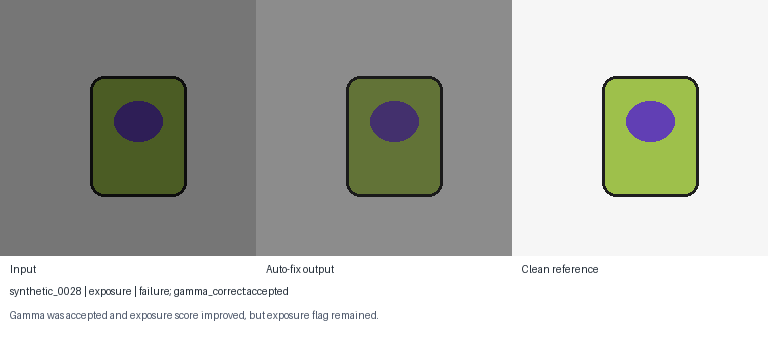
#> input picture research/failure_cases/synthetic_0028_exposure.png, 768 x 348 px
$ python -i quality.py   (imports and definitions only)   (older library calls are emulated)
#> lines starting #> are read from the running program, lines starting #| are printed output that depends on the picture; after the words box and inside, x2 and y2 are one past the last pixel; in counts of white or black regions, pixels touching at a corner belong together
"""Explainable RGB/BGR image quality measurements and configurable defect thresholds."""
from dataclasses import dataclass
from typing import Any

import cv2
import numpy as np


@dataclass
class QualityThresholds:
    """Heuristic thresholds; tune on a representative validation set for deployment."""

    min_width: int = 256
    min_height: int = 256
    blur_laplacian: float = 80.0
    min_brightness: float = 95.0
    min_midtone_brightness: float = 132.0
    min_median_brightness: float = 150.0
    max_brightness: float = 250.0
    max_shadow_fraction: float = 0.38
    max_highlight_fraction: float = 0.95
    max_local_exposure_std: float = 58.0
    clipping_fraction: float = 0.04
    min_connected_clipping_fraction: float = 0.004
    min_contrast: float = 22.0
    max_contrast: float = 135.0
    max_noise: float = 6.5
    max_colorcast_spread: float = 30.0
    flat_gradient_percentile: float = 55.0
    weight_sharpness: float = 0.22
    weight_exposure: float = 0.22
    weight_contrast: float = 0.14
    weight_noise: float = 0.18
    weight_resolution: float = 0.14
    weight_color_balance: float = 0.10


def _gray(image: np.ndarray, color_order: str = "RGB") -> np.ndarray:
    a = np.asarray(image)
    if a.ndim == 2:
        return np.clip(a, 0, 255).astype(np.uint8)
    if a.ndim != 3 or a.shape[2] not in (3, 4):
        raise ValueError("Expected grayscale or RGB/BGR image")
    order = color_order.upper()
    if order not in ("RGB", "BGR"):
        raise ValueError("color_order must be RGB or BGR")
    code = cv2.COLOR_RGB2GRAY if order == "RGB" else cv2.COLOR_BGR2GRAY
    return cv2.cvtColor(np.clip(a[:, :, :3], 0, 255).astype(np.uint8), code)


def _mad_sigma(values: np.ndarray) -> float:
    if values.size == 0:
        return 0.0
    centered = values.astype(np.float32) - np.median(values)
    return float(1.4826 * np.median(np.abs(centered)))


def _estimate_flat_region_noise(gray: np.ndarray, percentile: float) -> dict[str, Any]:
    """Estimate sensor-like noise from low-gradient pixels at two spatial scales.

    Flat pixels are selected using a lightly smoothed image so grain itself has less
    influence on the selection. Two residual filters provide a stability check and
    reduce confusion between fine product texture and broadband noise.
    """
    f = gray.astype(np.float32)
    if min(f.shape) < 5:
        return {"sigma": 0.0, "confidence": 0.0, "flat_fraction": 0.0, "scale_estimates": {}}
    guide = cv2.GaussianBlur(f, (0, 0), 1.0)
    gx = cv2.Sobel(guide, cv2.CV_32F, 1, 0, ksize=3)
    gy = cv2.Sobel(guide, cv2.CV_32F, 0, 1, ksize=3)
    grad = cv2.magnitude(gx, gy)
    cutoff = float(np.percentile(grad, np.clip(percentile, 10, 90)))
    flat = grad <= cutoff
    # Use the full image if an unusually textured image has too few flat pixels.
    if int(flat.sum()) < max(64, int(flat.size * 0.08)):
        flat = np.ones_like(flat, dtype=bool)

    residual3 = f - cv2.medianBlur(gray, 3).astype(np.float32)
    residual5 = f - cv2.medianBlur(gray, 5).astype(np.float32)
    sigma3 = _mad_sigma(residual3[flat])
    sigma5 = _mad_sigma(residual5[flat])
    estimates = {"median3": sigma3, "median5": sigma5}
    sigma = float(np.median([sigma3, sigma5]))
    disagreement = abs(sigma3 - sigma5) / max(sigma3, sigma5, 1.0)
    flat_fraction = float(flat.mean())
    confidence = float(np.clip((0.55 + 0.35 * min(flat_fraction / 0.35, 1.0)) * (1.0 - 0.65 * disagreement), 0.0, 1.0))
    return {"sigma": sigma, "confidence": confidence, "flat_fraction": flat_fraction, "scale_estimates": estimates}


def analyze_quality(
    image: np.ndarray,
    thresholds: QualityThresholds | None = None,
    color_order: str = "RGB",
) -> dict[str, Any]:
    """Measure image quality and return normalized scores plus explainable flags.

    `color_order` controls grayscale conversion for 3-channel arrays. Brightness
    exposure evidence combines mean, median, shadow/highlight mass, and clipping.
    """
    t = thresholds or QualityThresholds()
    a = np.asarray(image)
    if a.size == 0 or a.ndim not in (2, 3):
        raise ValueError("Image is empty or has unsupported shape")
    h, w = a.shape[:2]
    if h == 0 or w == 0:
        raise ValueError("Image has zero width or height")
    g = _gray(a, color_order)
    f = g.astype(np.float32)
    lap = float(cv2.Laplacian(f, cv2.CV_32F).var()) if min(h, w) > 1 else 0.0
    gx = cv2.Sobel(f, cv2.CV_32F, 1, 0, ksize=3)
    gy = cv2.Sobel(f, cv2.CV_32F, 0, 1, ksize=3)
    tenengrad = float(np.mean(gx * gx + gy * gy))
    brightness = float(f.mean())
    median_brightness = float(np.median(f))
    # Count near-saturation pixels, not merely bright pixels; ordinary grain near a
    # pale background should not by itself become an exposure defect.
    clipping = float(np.mean((f <= 2) | (f >= 253)))
    shadows = float(np.mean(f < 32))
    highlights = float(np.mean(f > 245))
    y_edges = np.linspace(0, h, 5, dtype=int)
    x_edges = np.linspace(0, w, 5, dtype=int)
    grid_means = [float(f[y_edges[yi]:y_edges[yi + 1], x_edges[xi]:x_edges[xi + 1]].mean())
                  for yi in range(4) for xi in range(4)
                  if y_edges[yi + 1] > y_edges[yi] and x_edges[xi + 1] > x_edges[xi]]
    local_exposure_std = float(np.std(grid_means)) if grid_means else 0.0
    border_gray = np.concatenate((f[0], f[-1], f[:, 0], f[:, -1]))
    border_mean = float(np.median(border_gray))
    saturated = ((f <= 2) | (f >= 253)).astype(np.uint8)
    _, sat_labels, sat_stats, _ = cv2.connectedComponentsWithStats(saturated, 8)
    largest_saturated_region = float(sat_stats[1:, cv2.CC_STAT_AREA].max() / (h * w)) if len(sat_stats) > 1 else 0.0
    coherent_clipping = largest_saturated_region >= t.min_connected_clipping_fraction or clipping >= 0.12
    contrast = float(f.std())
    noise = _estimate_flat_region_noise(g, t.flat_gradient_percentile)
    noise_sigma = noise["sigma"]

    flags: list[str] = []
    explanations: dict[str, str] = {}
    evidence: dict[str, float] = {}
    if lap < t.blur_laplacian:
        flags.append("blur")
        explanations["blur"] = f"Laplacian variance {lap:.1f} is below {t.blur_laplacian:.1f}."
        evidence["blur"] = float(np.clip(1 - lap / max(t.blur_laplacian, 1), 0, 1))

    midtone_under = brightness < t.min_midtone_brightness and median_brightness < t.min_median_brightness and border_mean > 50
    under = (brightness < t.min_brightness or midtone_under or shadows > t.max_shadow_fraction)
    over = brightness > t.max_brightness or median_brightness > 252 or highlights > t.max_highlight_fraction
    uneven = local_exposure_std > t.max_local_exposure_std
    clipped = clipping > t.clipping_fraction and coherent_clipping
    if under or over or clipped or uneven:
        flags.append("exposure")
        reasons = []
        if under:
            reasons.append("shadow/low-intensity distribution")
        if over:
            reasons.append("highlight/high-intensity distribution")
        if clipped:
            reasons.append("clipped pixels")
        if uneven:
            reasons.append("uneven local illumination")
        explanations["exposure"] = "Exposure concern from " + ", ".join(reasons) + "."
        evidence["exposure"] = float(np.clip(max(
            max(0.0, t.min_brightness - brightness) / t.min_brightness,
            max(0.0, t.min_midtone_brightness - brightness) / t.min_midtone_brightness if midtone_under else 0.0,
            max(0.0, t.min_median_brightness - median_brightness) / t.min_median_brightness if midtone_under else 0.0,
            max(0.0, brightness - t.max_brightness) / max(255 - t.max_brightness, 1),
            max(0.0, shadows - t.max_shadow_fraction) / max(1.0 - t.max_shadow_fraction, 1e-6),
            max(0.0, highlights - t.max_highlight_fraction) / max(1.0 - t.max_highlight_fraction, 1e-6),
            (clipping / max(t.clipping_fraction, 1e-6)) if coherent_clipping else 0.0,
            max(0.0, local_exposure_std - t.max_local_exposure_std) / max(t.max_local_exposure_std, 1e-6),
        ), 0, 1))

    if contrast < t.min_contrast:
        flags.append("low_contrast")
        explanations["low_contrast"] = f"RMS contrast {contrast:.1f} is below {t.min_contrast:.1f}."
        evidence["low_contrast"] = float(np.clip((t.min_contrast - contrast) / t.min_contrast, 0, 1))
    elif contrast > t.max_contrast:
        flags.append("excessive_contrast")
        explanations["excessive_contrast"] = f"RMS contrast {contrast:.1f} exceeds the configured {t.max_contrast:.1f} ceiling."
        evidence["excessive_contrast"] = float(np.clip((contrast - t.max_contrast) / t.max_contrast, 0, 1))

    if noise_sigma > t.max_noise:
        flags.append("noise")
        explanations["noise"] = f"Flat-region noise estimate {noise_sigma:.2f} exceeds {t.max_noise:.2f} (confidence {noise['confidence']:.2f})."
        evidence["noise"] = float(np.clip((noise_sigma - t.max_noise) / max(t.max_noise, 1), 0, 1))

    border_texture = 0.0
    if a.ndim == 3 and a.shape[2] >= 3:
        # Border channel cast is evidence only; it is intentionally not an automatic correction trigger alone.
        rgb = a[:, :, :3].astype(np.float32)
        border = np.concatenate((rgb[0], rgb[-1], rgb[:, 0], rgb[:, -1]), axis=0)
        border_means = np.mean(border, axis=0)
        channel_spread = float(np.std(border_means))
        border_texture = float(np.mean(np.std(border, axis=0)))
        neutral_background = float(np.min(border_means)) > 100 and border_texture < 18
        if neutral_background and channel_spread > 3.5:
            flags.append("colorcast")
            explanations["colorcast"] = f"Border channel means vary by {channel_spread:.1f} intensity units."
            evidence["colorcast"] = float(np.clip(channel_spread / 30, 0, 1))
    else:
        channel_spread = 0.0

    if w < t.min_width or h < t.min_height:
        flags.append("low_resolution")
        explanations["low_resolution"] = f"Image is {w}x{h}; configured minimum is {t.min_width}x{t.min_height}."
        evidence["low_resolution"] = float(np.clip(1 - min(w / t.min_width, h / t.min_height), 0, 1))

    # Scores saturate in useful ranges; extreme contrast and sharpening cannot keep earning points.
    sharp_score = float(np.clip(lap / max(t.blur_laplacian * 2.0, 1), 0, 1))
    if lap > t.blur_laplacian * 20:
        sharp_score = min(sharp_score, 0.9)
    exposure_distance = max(
        max(0.0, t.min_brightness - brightness) / t.min_brightness,
        max(0.0, t.min_midtone_brightness - brightness) / t.min_midtone_brightness if midtone_under else 0.0,
        max(0.0, t.min_median_brightness - median_brightness) / t.min_median_brightness if midtone_under else 0.0,
        max(0.0, brightness - t.max_brightness) / max(255 - t.max_brightness, 1),
        max(0.0, shadows - t.max_shadow_fraction) / max(1.0 - t.max_shadow_fraction, 1e-6),
        max(0.0, highlights - t.max_highlight_fraction) / max(1.0 - t.max_highlight_fraction, 1e-6),
        (clipping / max(t.clipping_fraction, 1e-6)) if coherent_clipping else 0.0,
        max(0.0, local_exposure_std - t.max_local_exposure_std) / max(t.max_local_exposure_std, 1e-6),
    )
    exposure_score = float(np.clip(1.0 - exposure_distance, 0, 1))
    if contrast < t.min_contrast:
        contrast_score = float(np.clip(contrast / t.min_contrast, 0, 1))
    elif contrast <= t.max_contrast:
        contrast_score = 1.0
    else:
        contrast_score = float(np.clip(1 - (contrast - t.max_contrast) / t.max_contrast, 0, 1))
    noise_score = float(np.clip(1 - noise_sigma / max(t.max_noise * 2, 1), 0, 1))
    resolution_score = float(np.clip(min(w / t.min_width, h / t.min_height), 0, 1))
    scores = {
        "sharpness": sharp_score,
        "exposure": exposure_score,
        "contrast": contrast_score,
        "noise": noise_score,
        "resolution": resolution_score,
    }
    weights = {
        "sharpness": t.weight_sharpness,
        "exposure": t.weight_exposure,
        "contrast": t.weight_contrast,
        "noise": t.weight_noise,
        "resolution": t.weight_resolution,
    }
    effective_weights = dict(weights)
    # A dim/bright distribution also suppresses contrast; reduce that correlated term.
    if "exposure" in flags:
        effective_weights["contrast"] *= 0.5
    color_balance_score = 1.0
    if "colorcast" in flags:
        color_balance_score = float(np.clip(
            1.0 - max(0.0, channel_spread - 3.5) / max(t.max_colorcast_spread - 3.5, 1.0), 0, 1
        ))
    weight_sum = sum(max(0.0, v) for v in effective_weights.values()) or 1.0
    scores["color_balance"] = color_balance_score
    effective_weights["color_balance"] = t.weight_color_balance
    weight_sum = sum(max(0.0, v) for v in effective_weights.values()) or 1.0
    overall = 100.0 * sum(scores[k] * max(effective_weights[k], 0.0) for k in scores) / weight_sum
    return {
        "width": int(w), "height": int(h),
        "laplacian_variance": lap, "tenengrad": tenengrad,
        "mean_brightness": brightness, "median_brightness": median_brightness,
        "clipping_fraction": clipping, "coherent_clipping_fraction": largest_saturated_region,
        "border_median_brightness": border_mean, "shadow_fraction": shadows,
        "highlight_fraction": highlights, "local_exposure_std": local_exposure_std, "rms_contrast": contrast,
        "noise_sigma": noise_sigma, "noise_confidence": noise["confidence"],
        "noise_flat_fraction": noise["flat_fraction"],
        "noise_scale_estimates": noise["scale_estimates"],
        "border_channel_spread": channel_spread, "border_texture_std": border_texture,
        "flags": flags, "explanations": explanations, "defect_evidence": evidence,
        "scores": scores, "score_weights": effective_weights, "quality_score": float(overall),
    }

>>> import cv2
>>> picture = cv2.cvtColor(cv2.imread('../research/failure_cases/synthetic_0028_exposure.png'), cv2.COLOR_BGR2RGB)
>>> result = analyze_quality(picture)
#> in _gray, `return cv2.cvtColor(np.clip(a[:, :, :3], 0, 255).astype(np.uint8), code)`:
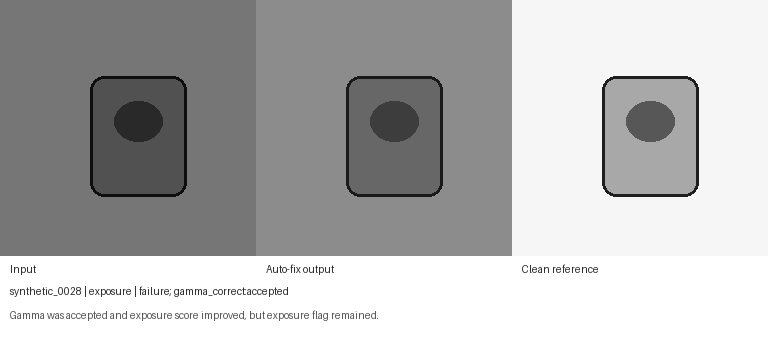
#> returned value: shape (348, 768); min 14, max 255, mean 180.9
#> in analyze_quality, `lap = float(cv2.Laplacian(f, cv2.CV_32F).var()) if min(h, w) > 1 else ..`: lap = 1947.1
#> in analyze_quality, `gy = cv2.Sobel(f, cv2.CV_32F, 0, 1, ksize=3)`:
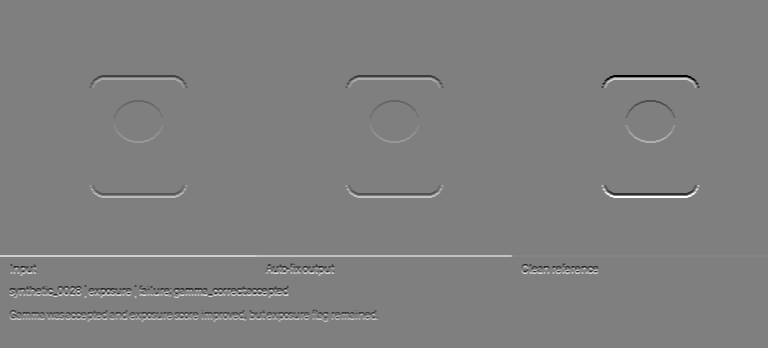
#> gy: shape (348, 768) float32; min -864, max 864, mean 2; drawn with min black and max white
#> in analyze_quality, `tenengrad = float(np.mean(gx * gx + gy * gy))`: tenengrad = 11128.2
#> in analyze_quality, `brightness = float(f.mean())`: brightness = 180.9
#> in analyze_quality, `median_brightness = float(np.median(f))`: median_brightness = 140
#> in analyze_quality, `clipping = float(np.mean((f <= 2) | (f >= 253)))`: clipping = 0.253
#> in analyze_quality, `shadows = float(np.mean(f < 32))`: shadows = 0.0134
#> in analyze_quality, `highlights = float(np.mean(f > 245))`: highlights = 0.455
#> in analyze_quality, `grid_means = [float(f[y_edges[yi]:y_edges[yi + 1], x_edges[xi]:x_edges..`: grid_means = [114.6, 131.3, 173.2, 239, 93.45, 123.2, 159.7, 194.7, 119.6, 137.1, 176, 233.4, 244.7, 246, 253.5, 254.4]
#> in analyze_quality, `local_exposure_std = float(np.std(grid_means)) if grid_means else 0.0`: local_exposure_std = 55.53
#> in analyze_quality, `border_gray = np.concatenate((f[0], f[-1], f[:, 0], f[:, -1]))`: border_gray = 2232 values, max 255 at index 768, min 118 at index 0, mean 208.3
#> in analyze_quality, `border_mean = float(np.median(border_gray))`: border_mean = 246
#> in analyze_quality, `saturated = ((f <= 2) | (f >= 253)).astype(np.uint8)`:
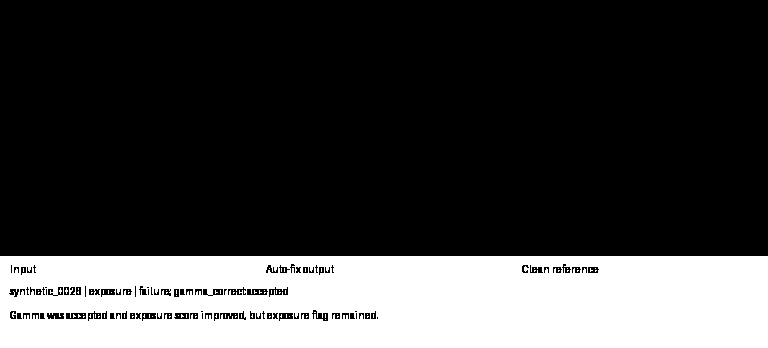
#> saturated: shape (348, 768); values 0 (black) and 1 (white), 25.3% white; 91 white regions (90 under 20 px), largest, box (x1, y1, x2, y2) and area: (0, 256, 768, 348) 67240
#> in analyze_quality, `_, sat_labels, sat_stats, _ = cv2.connectedComponentsWithStats(saturat..`:
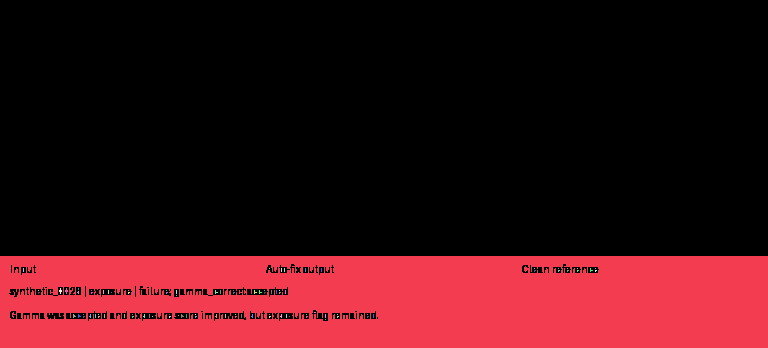
#> sat_labels: shape (348, 768) int32; 92 distinct labels, from 0 to 91; one colour per label, 0 black
#> in analyze_quality, `_, sat_labels, sat_stats, _ = cv2.connectedComponentsWithStats(saturat..`: sat_stats = 92 rows, first 6: [0, 0, 768, 321, 199743], [0, 256, 768, 92, 67240], [23, 268, 1, 4, 4], [269, 268, 1, 1, 1], [281, 268, 1, 4, 4], [284, 268, 1, 4, 4]
#> in analyze_quality, `largest_saturated_region = float(sat_stats[1:, cv2.CC_STAT_AREA].max()..`: largest_saturated_region = 0.252
#> in analyze_quality, `coherent_clipping = largest_saturated_region >= t.min_connected_clippi..`: coherent_clipping = True
#> in analyze_quality, `contrast = float(f.std())`: contrast = 67.58
#> in _estimate_flat_region_noise, `grad = cv2.magnitude(gx, gy)`:
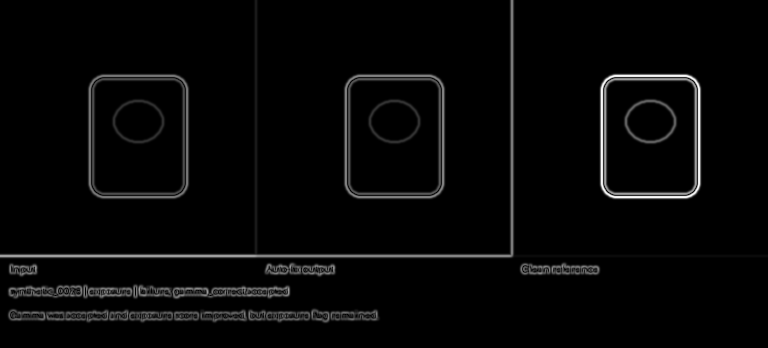
#> grad: shape (348, 768) float32; min 0, max 566.7, mean 15.3; drawn with min black and max white
#> in _estimate_flat_region_noise, `cutoff = float(np.percentile(grad, np.clip(percentile, 10, 90)))`: cutoff = 0
#> in _estimate_flat_region_noise, `flat = grad <= cutoff`:
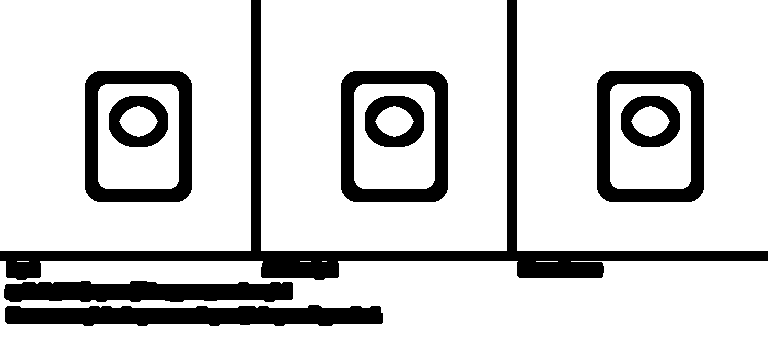
#> flat: shape (348, 768) bool; 81.8% white; 9 black regions, largest, box (x1, y1, x2, y2) and area: (0, 0, 768, 280) 16026, (5, 305, 383, 326) 6395, (341, 71, 448, 202) 5400
#> in _estimate_flat_region_noise, `residual5 = f - cv2.medianBlur(gray, 5).astype(np.float32)`:
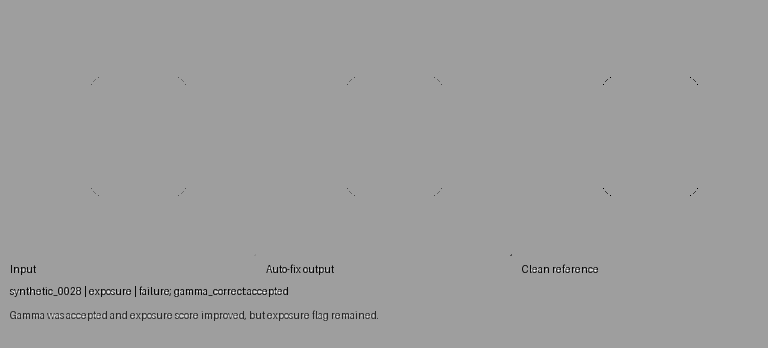
#> residual5: shape (348, 768) float32; min -216, max 131, mean -1.1; drawn with min black and max white
#> in _estimate_flat_region_noise, `estimates = {"median3": sigma3, "median5": sigma5}`: estimates = {'median3': 0, 'median5': 0}
#> in _estimate_flat_region_noise, `sigma = float(np.median([sigma3, sigma5]))`: sigma = 0
#> in _estimate_flat_region_noise, `flat_fraction = float(flat.mean())`: flat_fraction = 0.818
#> in _estimate_flat_region_noise, `confidence = float(np.clip((0.55 + 0.35 * min(flat_fraction / 0.35, 1...`: confidence = 0.9
#> in analyze_quality, `noise = _estimate_flat_region_noise(g, t.flat_gradient_percentile)`: noise = 4 items
#> in analyze_quality, `noise_sigma = noise["sigma"]`: noise_sigma = 0
#> in analyze_quality, `midtone_under = brightness < t.min_midtone_brightness and median_brigh..`: midtone_under = False
#> in analyze_quality, `clipped = clipping > t.clipping_fraction and coherent_clipping`: clipped = True
#> in analyze_quality, `border = np.concatenate((rgb[0], rgb[-1], rgb[:, 0], rgb[:, -1]), axis..`: border = 2232 rows, first 8: [118, 118, 118], [118, 118, 118], [118, 118, 118], [118, 118, 118], [118, 118, 118], [118, 118, 118], [118, 118, 118], [118, 118, 118]
#> in analyze_quality, `border_means = np.mean(border, axis=0)`: border_means = [208.3, 208.3, 208.3]
#> in analyze_quality, `channel_spread = float(np.std(border_means))`: channel_spread = 1.53e-05
#> in analyze_quality, `border_texture = float(np.mean(np.std(border, axis=0)))`: border_texture = 60.51
#> in analyze_quality, `neutral_background = float(np.min(border_means)) > 100 and border_text..`: neutral_background = False
#> in analyze_quality, `sharp_score = float(np.clip(lap / max(t.blur_laplacian * 2.0, 1), 0, 1))`: sharp_score = 1
#> in analyze_quality, `sharp_score = min(sharp_score, 0.9)`: sharp_score = 0.9
#> in analyze_quality, `exposure_distance = max( max(0.0, t.min_brightness - brightness) / t.m..`: exposure_distance = 6.32
#> in analyze_quality, `exposure_score = float(np.clip(1.0 - exposure_distance, 0, 1))`: exposure_score = 0
#> in analyze_quality, `noise_score = float(np.clip(1 - noise_sigma / max(t.max_noise * 2, 1),..`: noise_score = 1
#> in analyze_quality, `scores = { "sharpness": sharp_score, "exposure": exposure_score, "cont..`: scores = {'sharpness': 0.9, 'exposure': 0, 'contrast': 1, 'noise': 1, 'resolution': 1}
#> in analyze_quality, `overall = 100.0 * sum(scores[k] * max(effective_weights[k], 0.0) for k..`: overall = 73.98
#> result = 25 items
